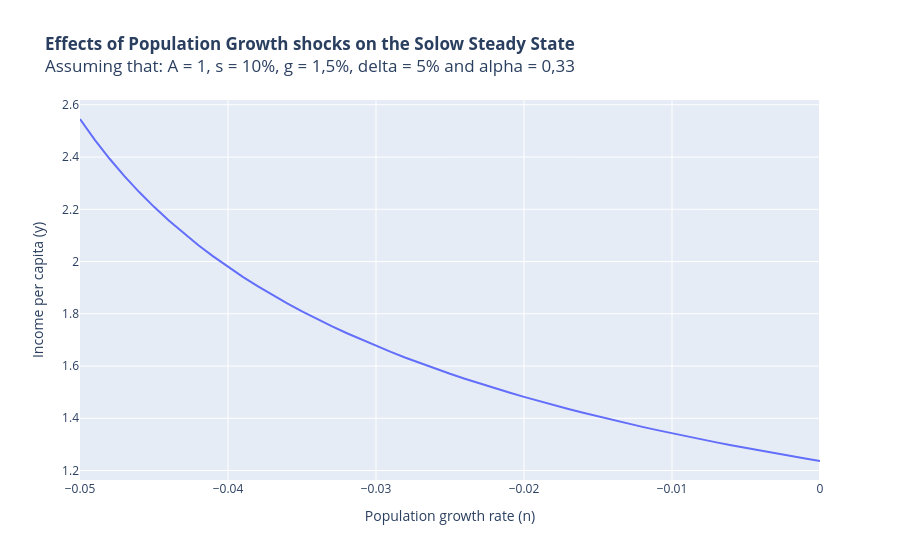

Here is the notebook cell this chart was saved with:
### Code cell
px.line(
    x = shock_n,
    y = effect_n,
    labels = dict(
        x = "Population growth rate (n)",
        y = "Income per capita (y)"
        ),
    title = "<b>Effects of Population Growth shocks on the Solow Steady State</b>" +
    "<br>Assuming that: A = 1, s = 10%, g = 1,5%, delta = 5% and alpha = 0,33"
    ).add_annotation(
    showarrow = False,
    text = "Based on materials from: analise macro.com.br",
    x = 1,
    xref = "paper",
    y = -0.4,
    yref = "paper",
    align = "right"
    )

### Figure 1 — Plotly figure (JSON) as saved in the notebook; plotly's stock layout.template omitted (floating-point values rounded to 4 significant figures)
{"data": [{"hovertemplate": "Population growth rate (n)=%{x}<br>Income per capita (y)=%{y}<extra></extra>", "legendgroup": "", "line": {"color": "#636efa", "dash": "solid"}, "marker": {"symbol": "circle"}, "mode": "lines", "name": "", "orientation": "v", "showlegend": false, "type": "scatter", "x": [-0.05, -0.049, -0.048, -0.047, -0.046, -0.045, -0.044, -0.043, -0.042, -0.041, -0.04, -0.039, -0.038, -0.037, -0.036, -0.035, -0.034, -0.033, -0.032, -0.031, -0.03, -0.029, -0.028, -0.027, -0.026, -0.025, -0.024, -0.023, -0.022, -0.021, -0.02, -0.019, -0.018, -0.017, -0.016, -0.015, -0.014, -0.013, -0.012, -0.011, -0.01, -0.009, -0.008, -0.007, -0.006, -0.005, -0.004, -0.003, -0.002, -0.001, 0.0], "xaxis": "x", "y": [2.546, 2.466, 2.393, 2.327, 2.266, 2.209, 2.157, 2.108, 2.062, 2.02, 1.979, 1.942, 1.906, 1.872, 1.84, 1.809, 1.78, 1.753, 1.726, 1.701, 1.677, 1.654, 1.632, 1.611, 1.59, 1.57, 1.551, 1.533, 1.515, 1.498, 1.482, 1.466, 1.45, 1.435, 1.421, 1.407, 1.393, 1.38, 1.367, 1.355, 1.342, 1.331, 1.319, 1.308, 1.297, 1.286, 1.276, 1.265, 1.256, 1.246, 1.236], "yaxis": "y"}], "layout": {"annotations": [{"align": "right", "showarrow": false, "text": "Based on materials from: analise macro.com.br", "x": 1, "xref": "paper", "y": -0.4, "yref": "paper"}], "legend": {"tracegroupgap": 0}, "title": {"text": "<b>Effects of Population Growth shocks on the Solow Steady State</b><br>Assuming that: A = 1, s = 10%, g = 1,5%, delta = 5% and alpha = 0,33"}, "xaxis": {"anchor": "y", "domain": [0, 1], "title": {"text": "Population growth rate (n)"}}, "yaxis": {"anchor": "x", "domain": [0, 1], "title": {"text": "Income per capita (y)"}}}}
